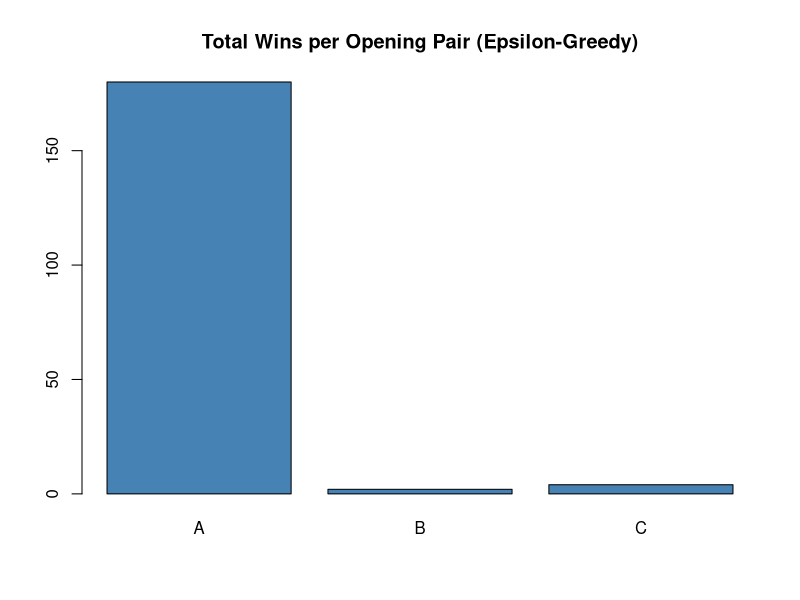
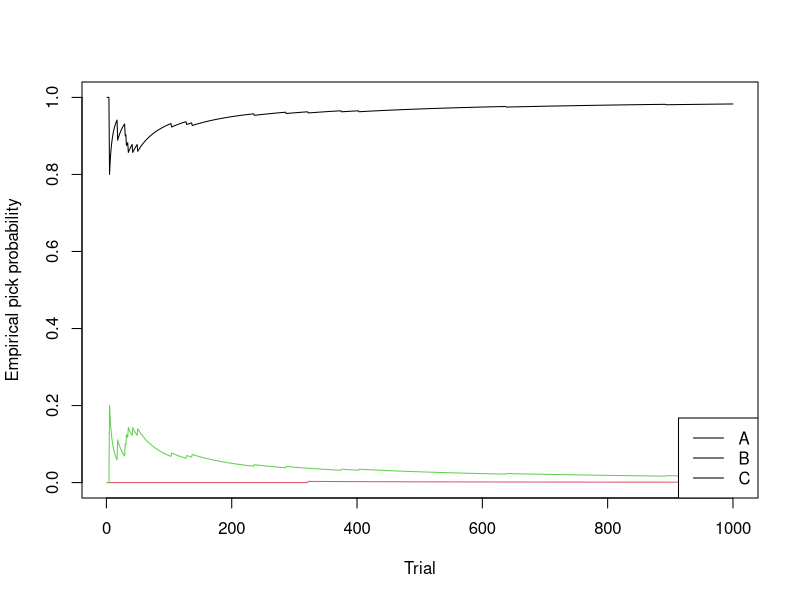

Write the R code that produced these figures, in order.
## ---- chunk 1
knitr::opts_chunk$set(echo = TRUE)
## ---- chunk 2
set.seed(123)

# True probabilities of success (unknown in reality)
true_probs <- c(A = 0.2, B = 0.05, C = 0.08)

# Initialize
wins <- c(A = 0, B = 0, C = 0)
trials <- c(A = 0, B = 0, C = 0)
epsilon <- 0.1
n_sim <- 1000

history <- data.frame(trial = 1:n_sim, chosen = NA, result = NA)

for (i in 1:n_sim) {
  if (runif(1) < epsilon || sum(trials) == 0) {
    arm <- sample(names(true_probs), 1)
  } else {
    success_rates <- ifelse(trials == 0, 0, wins / trials)
    arm <- names(which.max(success_rates))
  }

  result <- rbinom(1, 1, true_probs[arm])
  trials[arm] <- trials[arm] + 1
  wins[arm] <- wins[arm] + result

  history$chosen[i] <- arm
  history$result[i] <- result
}

barplot(wins, main = "Total Wins per Opening Pair (Epsilon-Greedy)", col = "steelblue")
## ---- chunk 3
# Thompson Sampling (Bayesian Bandit)
#--- 1. Setup historical data and priors -----------------------

# Arms and historical outcomes:
arms   <- c("A","B","C")              # A: Aggressive L-R, B: Two anchors, C: Explosive+Inexperienced
wins   <- c(A = 10, B = 2,  C = 4)
trials <- c(A = 50, B = 50, C = 50)
fails  <- trials - wins

# Prior hyperparameters (Beta(?????, ?????)):
alpha0 <- 1    # non-informative; set higher ??0 to express stronger prior belief in "success"
beta0  <- 1    # non-informative; set higher ??0 to express stronger prior belief in "failure"

# Posterior parameters after ingesting historical data:
alpha <- wins + alpha0
beta  <- fails + beta0

# (Optional) "True" underlying win-rates for simulation purposes
p_true <- wins / trials    # e.g. A???0.20, B???0.04, C???0.08

#--- 2. Thompson Sampling function ------------------------------

thompson_sampling <- function(alpha, beta, p_true, n_rounds = 500) {
  K <- length(alpha)
  chosen_arm <- integer(n_rounds)
  reward     <- integer(n_rounds)
  
  for (t in seq_len(n_rounds)) {
    # 2.1 Sample a theta for each arm from its Beta posterior
    thetas <- rbeta(K, alpha, beta)
    
    # 2.2 Select the arm with the highest sampled theta
    arm_idx <- which.max(thetas)
    
    # 2.3 "Play" that arm and observe a Bernoulli outcome
    #     Here we simulate using p_true; in real use you'd replace this with your actual observation
    r <- rbinom(1, size = 1, prob = p_true[arm_idx])
    
    # 2.4 Update that arm's posterior
    alpha[arm_idx] <- alpha[arm_idx] + r
    beta[ arm_idx] <- beta[ arm_idx] + (1 - r)
    
    # 2.5 Record results
    chosen_arm[t] <- arm_idx
    reward[t]     <- r
  }
  
  list(
    chosen_arm   = chosen_arm,
    reward       = reward,
    final_alpha  = alpha,
    final_beta   = beta
  )
}

#--- 3. Run the sampler and inspect results --------------------

set.seed(42)
res <- thompson_sampling(alpha, beta, p_true, n_rounds = 1000)

# How often each arm was chosen:
table(factor(res$chosen_arm, levels = 1:3),
      dnn = "Arm")

# Cumulative reward (wins) over time:
cumsum(res$reward)[c(100, 500, 1000)]

# Plot frequency of picks over time
runs  <- seq_along(res$chosen_arm)
freqs <- sapply(1:3, function(a) cumsum(res$chosen_arm == a) / runs)

matplot(runs, freqs, type = "l", lty = 1, 
        xlab = "Trial", ylab = "Empirical pick probability")
legend("bottomright", legend = arms, lty = 1)
